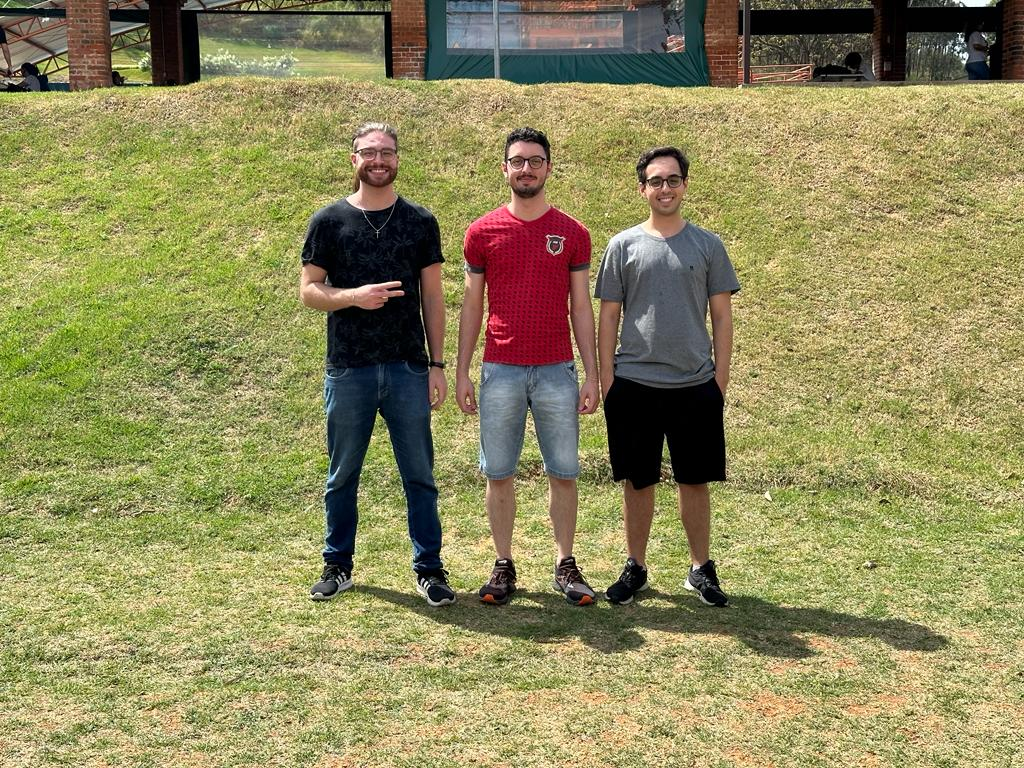
#> input picture Prova 1/Imagens/foto na grama.jpeg, 1024 x 768 px
$ python segmentacao_grama.py
#> lines starting #> are read from the running program, lines starting #| are printed output that depends on the picture; after the words box and inside, x2 and y2 are one past the last pixel; in counts of white or black regions, pixels touching at a corner belong together
import cv2
import numpy as np

# Read an image
img = cv2.imread('foto na grama.jpeg')
#> img is the input picture: shape (768, 1024, 3); mean B, G, R 92.6, 138.7, 144.7
print(img.shape)
#| (768, 1024, 3)

blurred_image = cv2.GaussianBlur(img, (9, 9), 0)
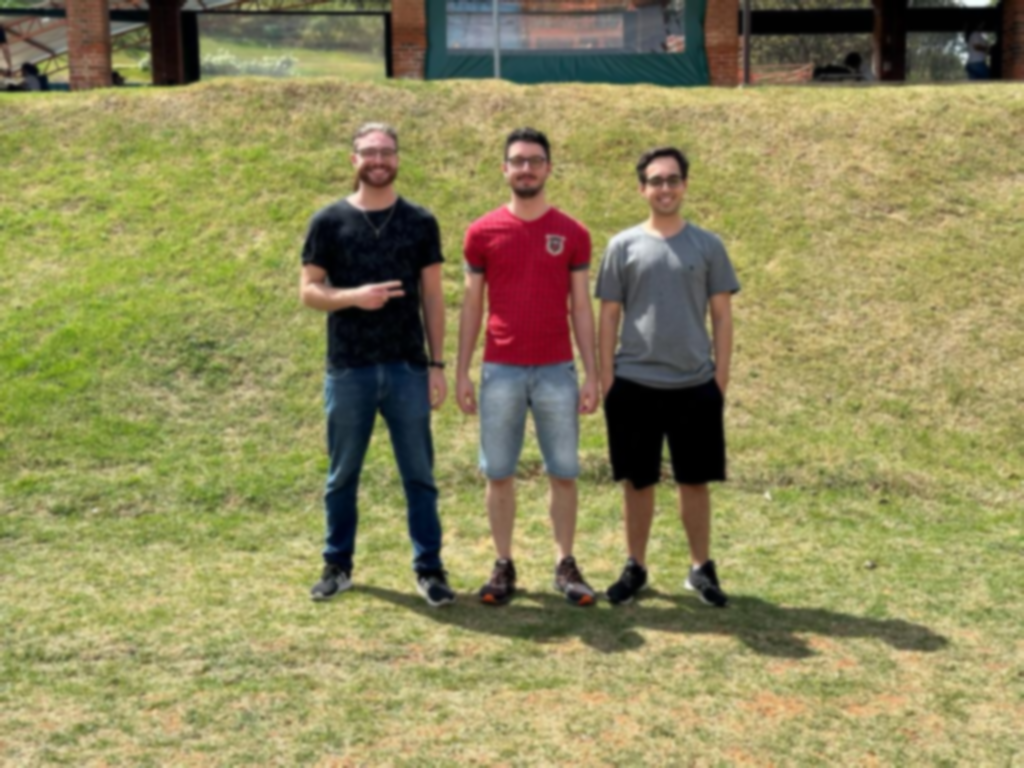
#> blurred_image: shape (768, 1024, 3); mean B, G, R 92.6, 138.7, 144.7
hsv = cv2.cvtColor(blurred_image, cv2.COLOR_BGR2HSV)
#> hsv: shape (768, 1024, 3); mean H, S, V 37.8, 101.2, 149

lower_hsv = np.array([18, 0, 0])
upper_hsv = np.array([74, 255, 255])

# Create a mask
mask = cv2.inRange(hsv, lower_hsv, upper_hsv)
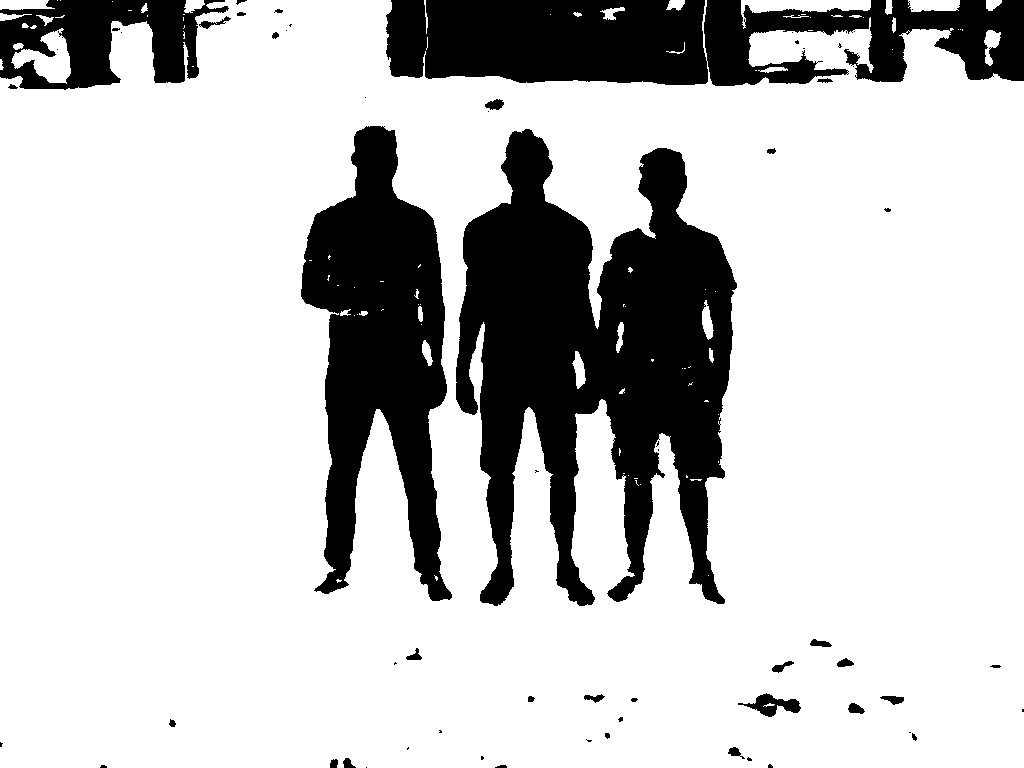
#> mask: shape (768, 1024); 78.3% white; 62 black regions (29 under 20 px), largest, box (x1, y1, x2, y2) and area: (456, 129, 737, 606) 76001, (386, 0, 1024, 86) 41181, (301, 126, 452, 601) 39447


# Invert the mask
inverted_mask = cv2.bitwise_not(mask)

# Segment the inverted region from the original image
segmented_image = cv2.bitwise_and(img, img, mask=inverted_mask)
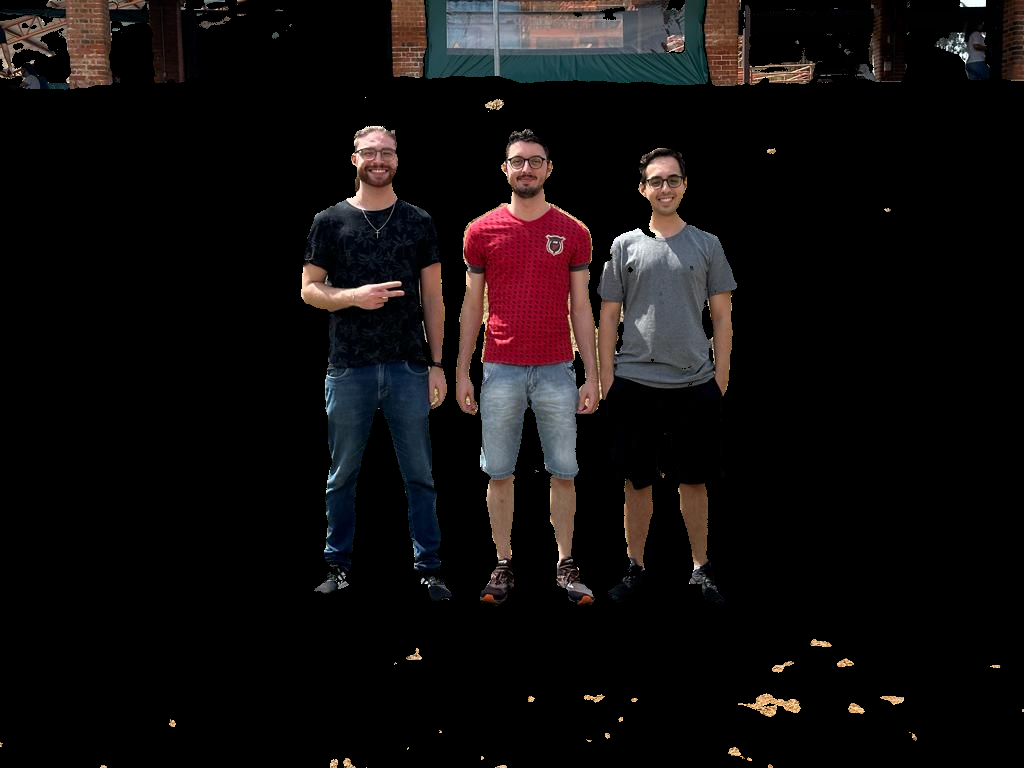
#> segmented_image: shape (768, 1024, 3); mean B, G, R 13.9, 13.7, 17.2

cropped_image = segmented_image[120:650, 240:760]
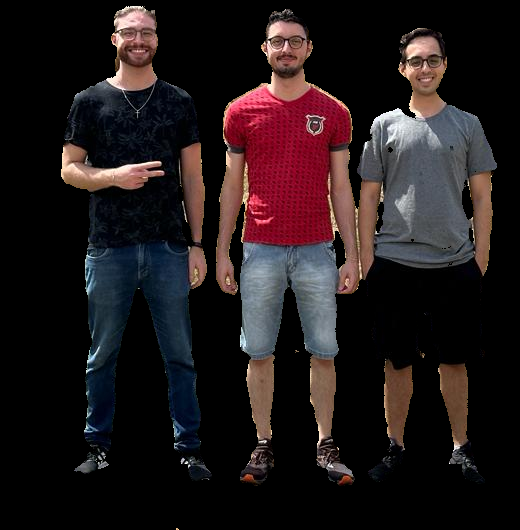
#> cropped_image: shape (530, 520, 3); mean B, G, R 26.7, 25.3, 34.3

cv2.imshow('RGB', img)
cv2.imshow('Segmentacao', segmented_image)
cv2.imshow('Segmentacao Cortada', cropped_image)

cv2.waitKey(0)

$ run again, with Prova 1/Imagens/eafaef.jpeg copied over Prova 1/Imagens/foto na grama.jpeg
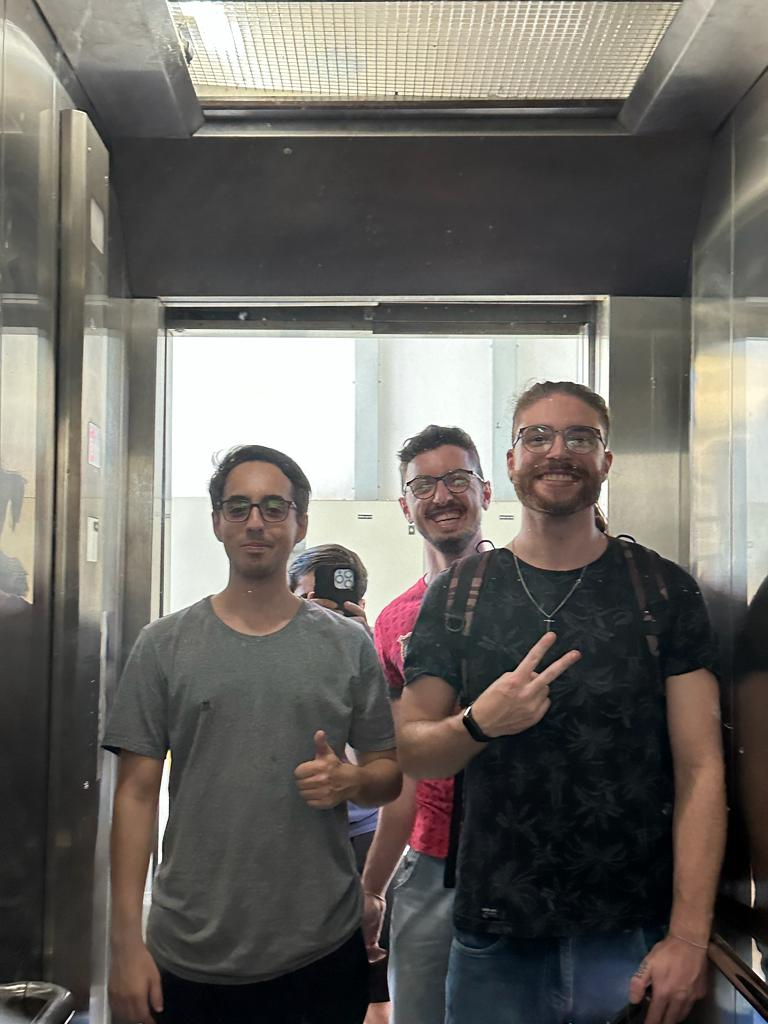
#> input picture Prova 1/Imagens/eafaef.jpeg, 768 x 1024 px
#> img is the input picture: shape (1024, 768, 3); mean B, G, R 98, 103.3, 106.7
#| (1024, 768, 3)
#> hsv: shape (1024, 768, 3); mean H, S, V 50.1, 39.9, 109.3
#> `mask = cv2.inRange(hsv, lower_hsv, upper_hsv)`:
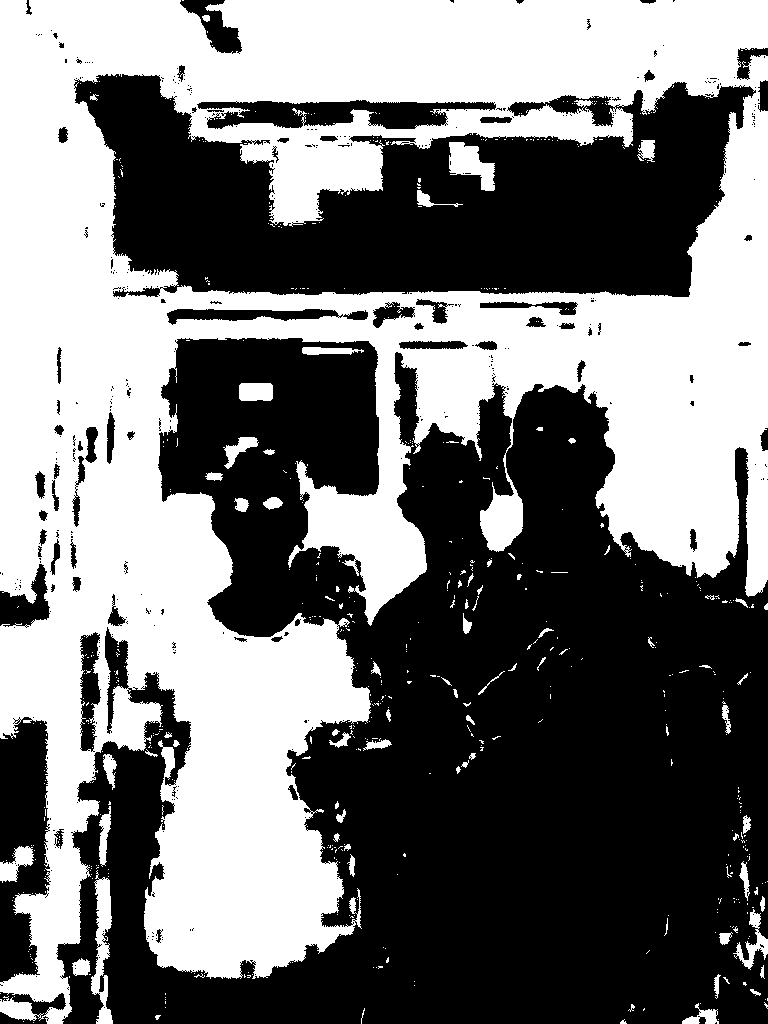
#> mask: shape (1024, 768); 46.1% white; 596 white regions (523 under 20 px), largest, box (x1, y1, x2, y2) and area: (0, 0, 768, 1024) 350284, (91, 870, 113, 1024) 1658, (449, 142, 495, 191) 1283
#> `cropped_image = segmented_image[120:650, 240:760]`:
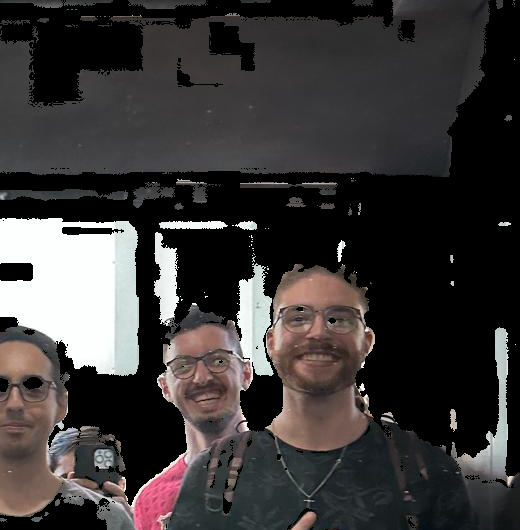
#> cropped_image: shape (530, 520, 3); mean B, G, R 55.8, 56.1, 59.3

$ run again, with Prova 1/Imagens/escada.jpeg copied over Prova 1/Imagens/foto na grama.jpeg
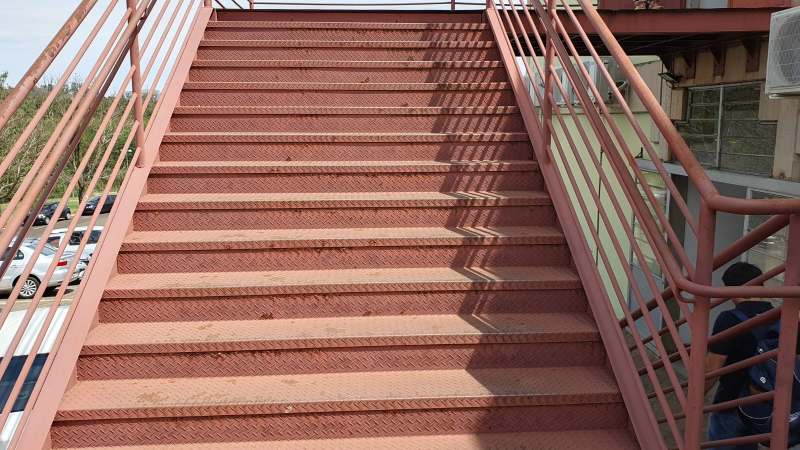
#> input picture Prova 1/Imagens/escada.jpeg, 1600 x 900 px (shown at 1/2 size)
#> img is the input picture: shape (900, 1600, 3); mean B, G, R 94.8, 105.2, 143.4
#| (900, 1600, 3)
#> hsv: shape (900, 1600, 3); mean H, S, V 21.7, 95.1, 144.8
#> `mask = cv2.inRange(hsv, lower_hsv, upper_hsv)`:
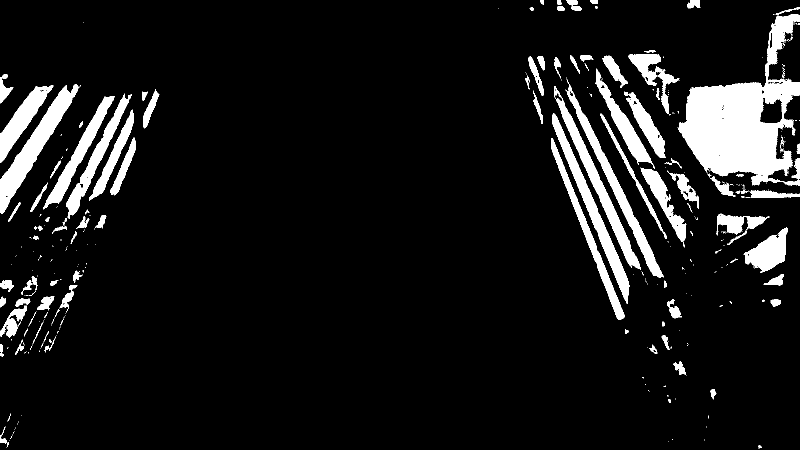
#> mask: shape (900, 1600) (shown at 1/2 size); 9.2% white; 389 white regions (280 under 20 px), largest, box (x1, y1, x2, y2) and area: (1355, 28, 1600, 372) 36654, (0, 168, 159, 427) 8891, (1104, 226, 1260, 608) 7089
#> `cropped_image = segmented_image[120:650, 240:760]`:
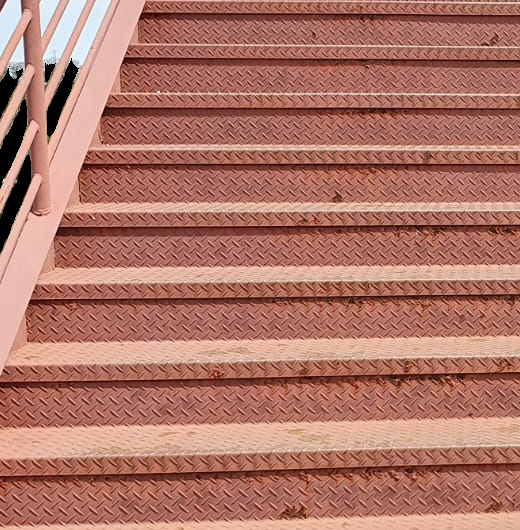
#> cropped_image: shape (530, 520, 3); mean B, G, R 103, 117.5, 174.4

$ run again, with Prova 1/Imagens/escada_em_pe.jpeg copied over Prova 1/Imagens/foto na grama.jpeg
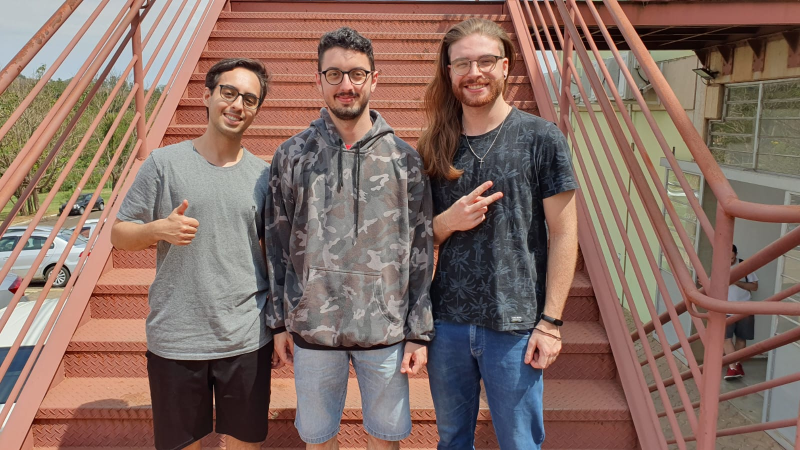
#> input picture Prova 1/Imagens/escada_em_pe.jpeg, 1600 x 900 px (shown at 1/2 size)
#> img is the input picture: shape (900, 1600, 3); mean B, G, R 99.7, 109, 134.7
#| (900, 1600, 3)
#> hsv: shape (900, 1600, 3); mean H, S, V 39.3, 79.1, 138.3
#> `mask = cv2.inRange(hsv, lower_hsv, upper_hsv)`:
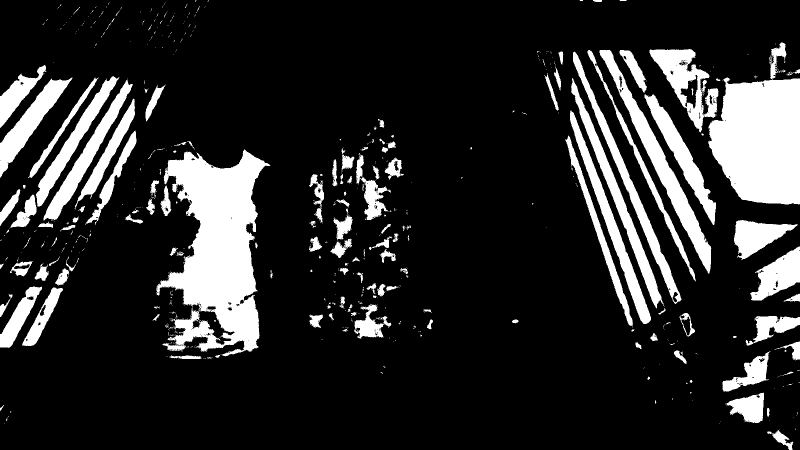
#> mask: shape (900, 1600) (shown at 1/2 size); 16.9% white; 653 white regions (514 under 20 px), largest, box (x1, y1, x2, y2) and area: (313, 299, 541, 713) 51737, (1416, 155, 1600, 409) 38189, (1199, 100, 1423, 547) 12397
#> `cropped_image = segmented_image[120:650, 240:760]`:
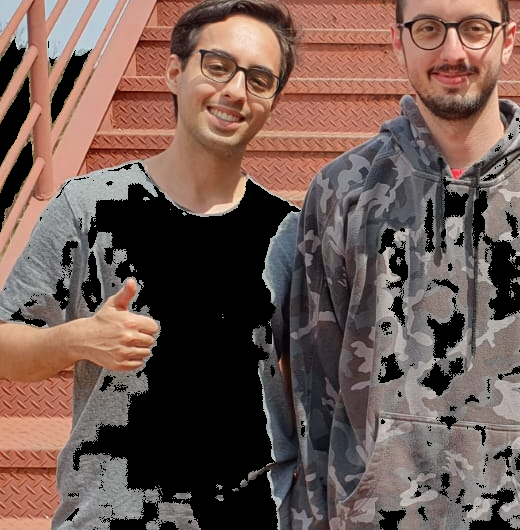
#> cropped_image: shape (530, 520, 3); mean B, G, R 82.2, 89.3, 112
